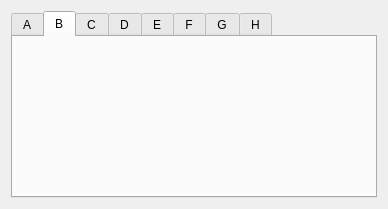
<?xml version="1.0" encoding="UTF-8"?>
<ui version="4.0">
 <class>EFrame</class>
 <widget class="QEFrame" name="EFrame">
  <property name="geometry">
   <rect>
    <x>0</x>
    <y>0</y>
    <width>388</width>
    <height>209</height>
   </rect>
  </property>
  <property name="windowTitle">
   <string>Galil amplifiers</string>
  </property>
  <layout class="QVBoxLayout" name="verticalLayout">
   <item>
    <widget class="QTabWidget" name="tabWidget">
     <property name="currentIndex">
      <number>1</number>
     </property>
     <widget class="QWidget" name="tab">
      <attribute name="title">
       <string>A</string>
      </attribute>
      <layout class="QVBoxLayout" name="verticalLayout_2">
       <item>
        <widget class="QEForm" name="qeform_9">
         <property name="uiFile" stdset="0">
          <string>galil_motor_amp.ui</string>
         </property>
         <property name="variableSubstitutions" stdset="0">
          <string>M=$(M1)</string>
         </property>
        </widget>
       </item>
      </layout>
     </widget>
     <widget class="QWidget" name="tab_2">
      <attribute name="title">
       <string>B</string>
      </attribute>
      <layout class="QVBoxLayout" name="verticalLayout_3">
       <item>
        <widget class="QEForm" name="qeform_10">
         <property name="uiFile" stdset="0">
          <string>galil_motor_amp.ui</string>
         </property>
         <property name="variableSubstitutions" stdset="0">
          <string>M=$(M2)</string>
         </property>
        </widget>
       </item>
      </layout>
     </widget>
     <widget class="QWidget" name="tab_3">
      <attribute name="title">
       <string>C</string>
      </attribute>
      <layout class="QVBoxLayout" name="verticalLayout_4">
       <item>
        <widget class="QEForm" name="qeform_11">
         <property name="uiFile" stdset="0">
          <string>galil_motor_amp.ui</string>
         </property>
         <property name="variableSubstitutions" stdset="0">
          <string>M=$(M3)</string>
         </property>
        </widget>
       </item>
      </layout>
     </widget>
     <widget class="QWidget" name="tab_4">
      <attribute name="title">
       <string>D</string>
      </attribute>
      <layout class="QVBoxLayout" name="verticalLayout_5">
       <item>
        <widget class="QEForm" name="qeform_12">
         <property name="uiFile" stdset="0">
          <string>galil_motor_amp.ui</string>
         </property>
         <property name="variableSubstitutions" stdset="0">
          <string>M=$(M4)</string>
         </property>
        </widget>
       </item>
      </layout>
     </widget>
     <widget class="QWidget" name="tab_5">
      <attribute name="title">
       <string>E</string>
      </attribute>
      <layout class="QVBoxLayout" name="verticalLayout_6">
       <item>
        <widget class="QEForm" name="qeform_13">
         <property name="uiFile" stdset="0">
          <string>galil_motor_amp.ui</string>
         </property>
         <property name="variableSubstitutions" stdset="0">
          <string>M=$(M5)</string>
         </property>
        </widget>
       </item>
      </layout>
     </widget>
     <widget class="QWidget" name="tab_6">
      <attribute name="title">
       <string>F</string>
      </attribute>
      <layout class="QVBoxLayout" name="verticalLayout_7">
       <item>
        <widget class="QEForm" name="qeform_14">
         <property name="uiFile" stdset="0">
          <string>galil_motor_amp.ui</string>
         </property>
         <property name="variableSubstitutions" stdset="0">
          <string>M=$(M6)</string>
         </property>
        </widget>
       </item>
      </layout>
     </widget>
     <widget class="QWidget" name="tab_7">
      <attribute name="title">
       <string>G</string>
      </attribute>
      <layout class="QVBoxLayout" name="verticalLayout_8">
       <item>
        <widget class="QEForm" name="qeform_15">
         <property name="uiFile" stdset="0">
          <string>galil_motor_amp.ui</string>
         </property>
         <property name="variableSubstitutions" stdset="0">
          <string>M=$(M7)</string>
         </property>
        </widget>
       </item>
      </layout>
     </widget>
     <widget class="QWidget" name="tab_8">
      <attribute name="title">
       <string>H</string>
      </attribute>
      <layout class="QVBoxLayout" name="verticalLayout_9">
       <item>
        <widget class="QEForm" name="qeform_8">
         <property name="uiFile" stdset="0">
          <string>galil_motor_amp.ui</string>
         </property>
         <property name="variableSubstitutions" stdset="0">
          <string>M=$(M8)</string>
         </property>
        </widget>
       </item>
      </layout>
     </widget>
    </widget>
   </item>
  </layout>
 </widget>
 <customwidgets>
  <customwidget>
   <class>QEForm</class>
   <extends>QWidget</extends>
   <header>QEForm.h</header>
  </customwidget>
  <customwidget>
   <class>QEFrame</class>
   <extends>QFrame</extends>
   <header>QEFrame.h</header>
   <container>1</container>
  </customwidget>
 </customwidgets>
 <resources/>
 <connections/>
</ui>
